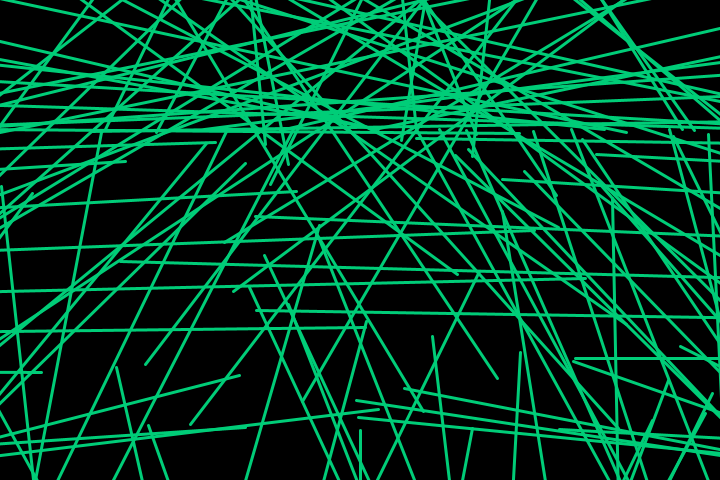
Frame 1 (no input)
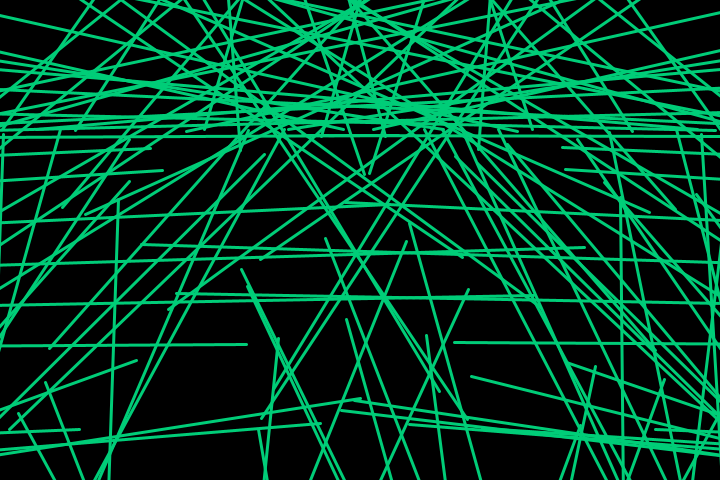
Frame 60 (the mouse pressed at the canvas centre just before this capture)
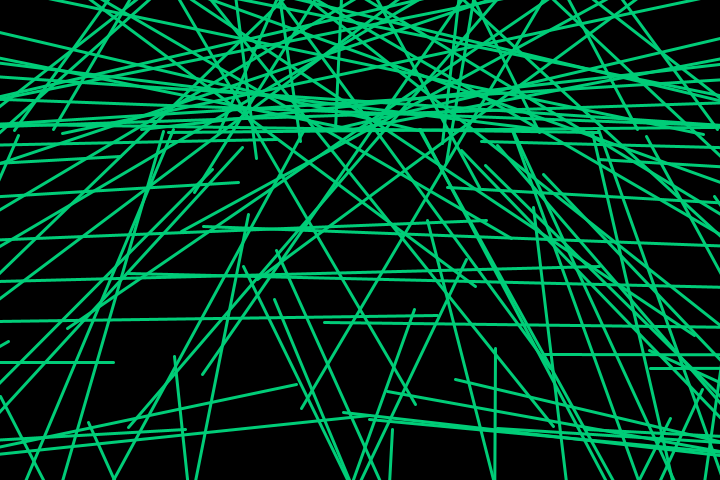
Frame 120 (the mouse held since frame 60 and released just before this capture)

The Processing sketch that drew these frames (run headless with seeded random() and noise(); from frame 60 on, the mouse is pressed at the canvas centre):

// Processing sketch: pattern8
// ── pattern8.pde
float t;

static final int thisthing = 150;

void setup() {
  background(0);
  size(720,480);
}

void draw(){
  background(0);
  stroke(0,205,120);
  strokeWeight(3);
  
  translate(width/2, height/2);
  
  for (int i = 0; i < thisthing; i++) {
  
line(x1(t + i), y1(t + i), x2(t + i), y2(t + i));

  }

  t+= 0.04;
}

float x1(float t) {
  return sin(t/20)*800 + sin(t/10)*30;
  
}

float y1(float t) {
  return cos(t/20)*700;
  
}

float x2(float t) {
  return sin(t/10)*400 + sin(t)*300;
  
}

float y2(float t) {
  return cos(t/2)*40 + cos(t/4)*150;
  
}
